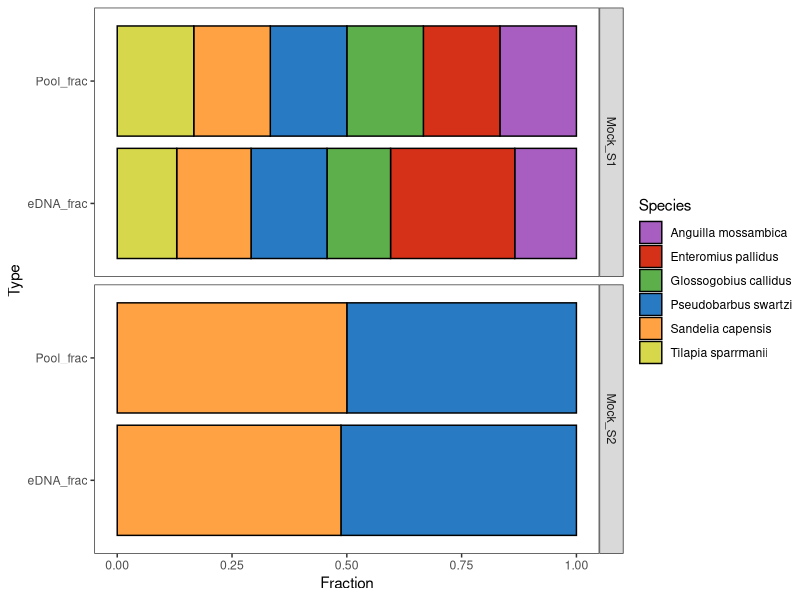
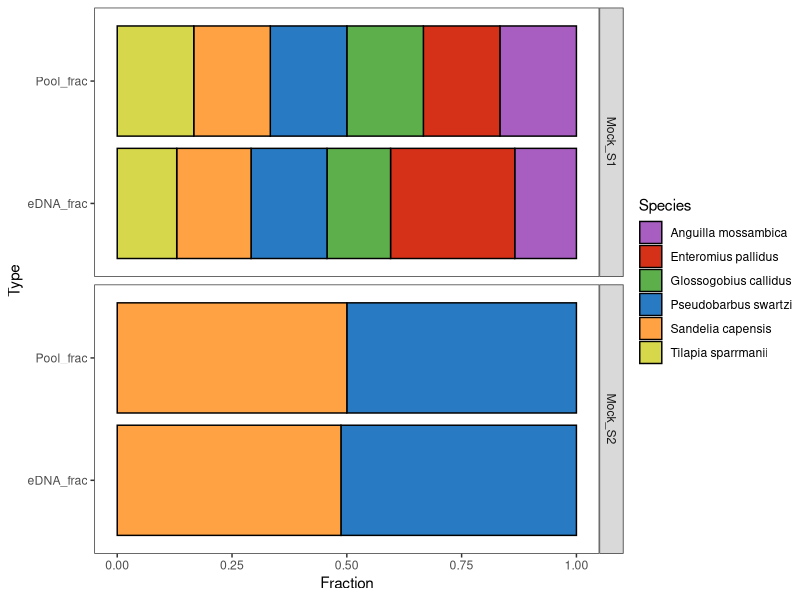

The R script that drew these images, in order:
#####################################################################
# Last updated 2024-03-21 - Alexander Van Nynatten
# Compares abundance calculated in mock community metabarcoding data to pooled DNA concentrations
#####################################################################

#####################################################################
## Loads libraries and files
#####################################################################

library(tidyverse)

ASV_table <- read_csv('04_asv_analyses/asv_sequence_table_corrected_onlyfish.csv')

#####################################################################
## Reformats the ASV table and subsamples mock community samples
#####################################################################

# Reformats ASV table to tidy dataframe
eDNA_df_tidy <- ASV_table %>%
  pivot_longer(!c(`OTU ID`, Fasta, o97, s97), 
               names_to = "sample.id", values_to = "Reads") %>%
  filter(sample.id %in% c('Mock_S1 Mock_S1', 'Mock_S2 Mock_S2')) %>%
  filter(Reads > 0) %>%
  separate_wider_delim(sample.id, " ", names = c("Location_code", "Extraction_code")) %>%
  filter(!s97 == 'unassigned') %>%
  rename(Species = s97) %>%
  group_by(Location_code, Species) %>%
  summarize(Reads = sum(Reads)) %>%
  ungroup() %>%
  group_by(Location_code) %>%
  mutate(Read_sums = sum(Reads)) %>%
  ungroup() %>%
  mutate(eDNA_frac = Reads / Read_sums) %>%
  ungroup() %>%

  # Pooled concentrations for each mock community
  mutate(Pool_frac = ifelse(Location_code == "Mock_S1", 1/6, 1/2)) %>%
  mutate(Difference = abs(eDNA_frac - Pool_frac))

#####################################################################
## Calculates how far off eDNA metabarcoding data is from expected values
#####################################################################

# Some summary stats
eDNA_df_tidy %>%
  ungroup() %>%
  summarize(Max_diff = max(Difference), 
            Min_diff = min(Difference), 
            Mean_diff = mean(Difference), 
            Median_diff = median(Difference))

#####################################################################
## Directly compares pooled DNA concentrations to DNA metabarcoding results
#####################################################################

# Formats dataframe for plotting
Fraction_plot <- eDNA_df_tidy %>%
  select(Species, Location_code, eDNA_frac, Pool_frac) %>%
  gather('Type', 'Fraction', -Location_code, -Species)

# Plots Figure S1
ggplot(data = Fraction_plot) + 
  geom_bar(
    aes(x = Fraction, y = Type, fill = Species), 
    colour = 'black', stat='identity', position = "fill"
  ) + 
  facet_grid(Location_code ~ .) + 
  theme_test() + 
  scale_fill_manual(values = c('#A75EC0', '#D53118', '#5DAF4C', '#287BC3', '#FFA243', '#D7D74B'))

ggsave('04_asv_analyses/FigS1_mock_community_plot.pdf')

#####################################################################